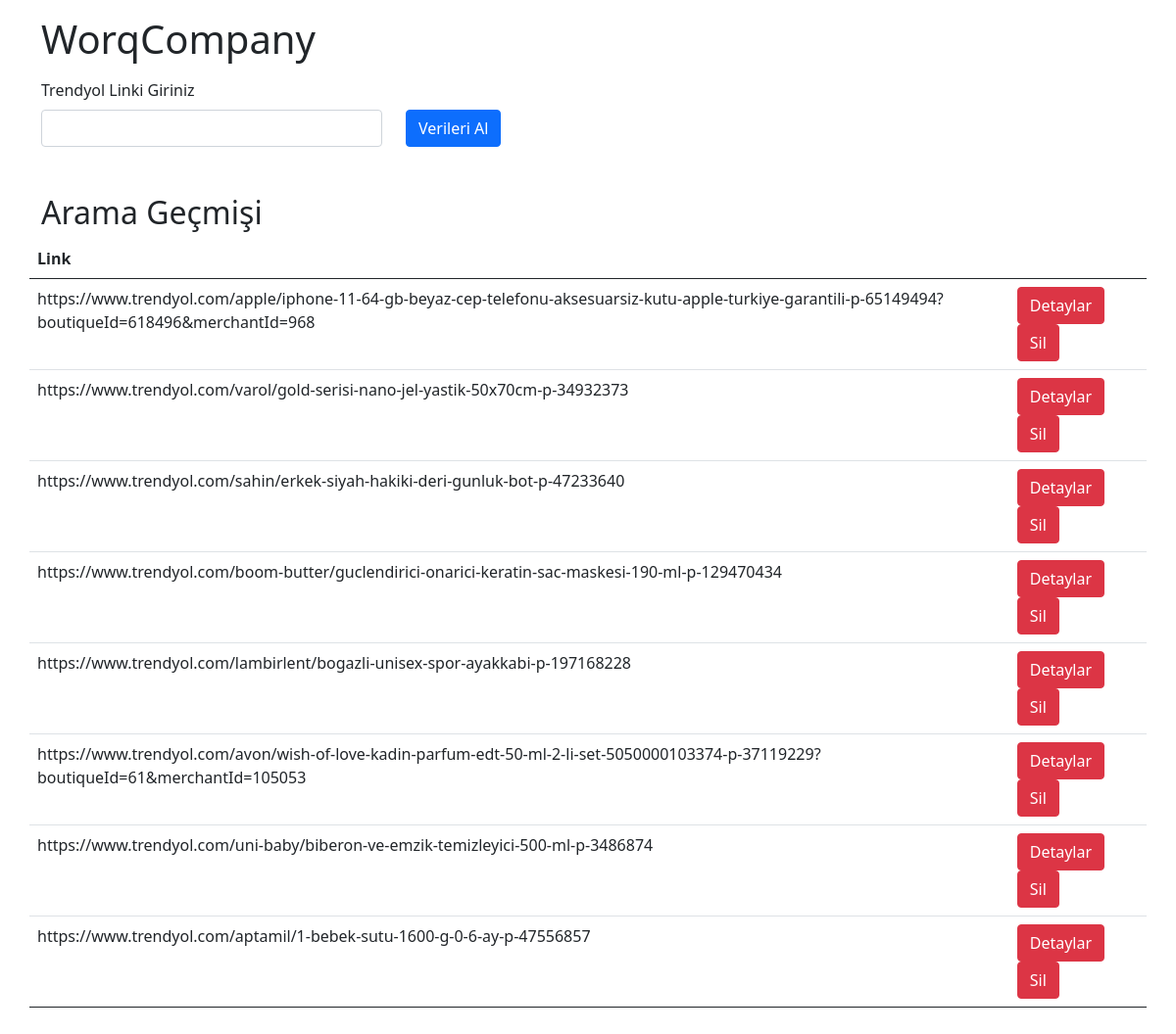
Before: / with the older database file.
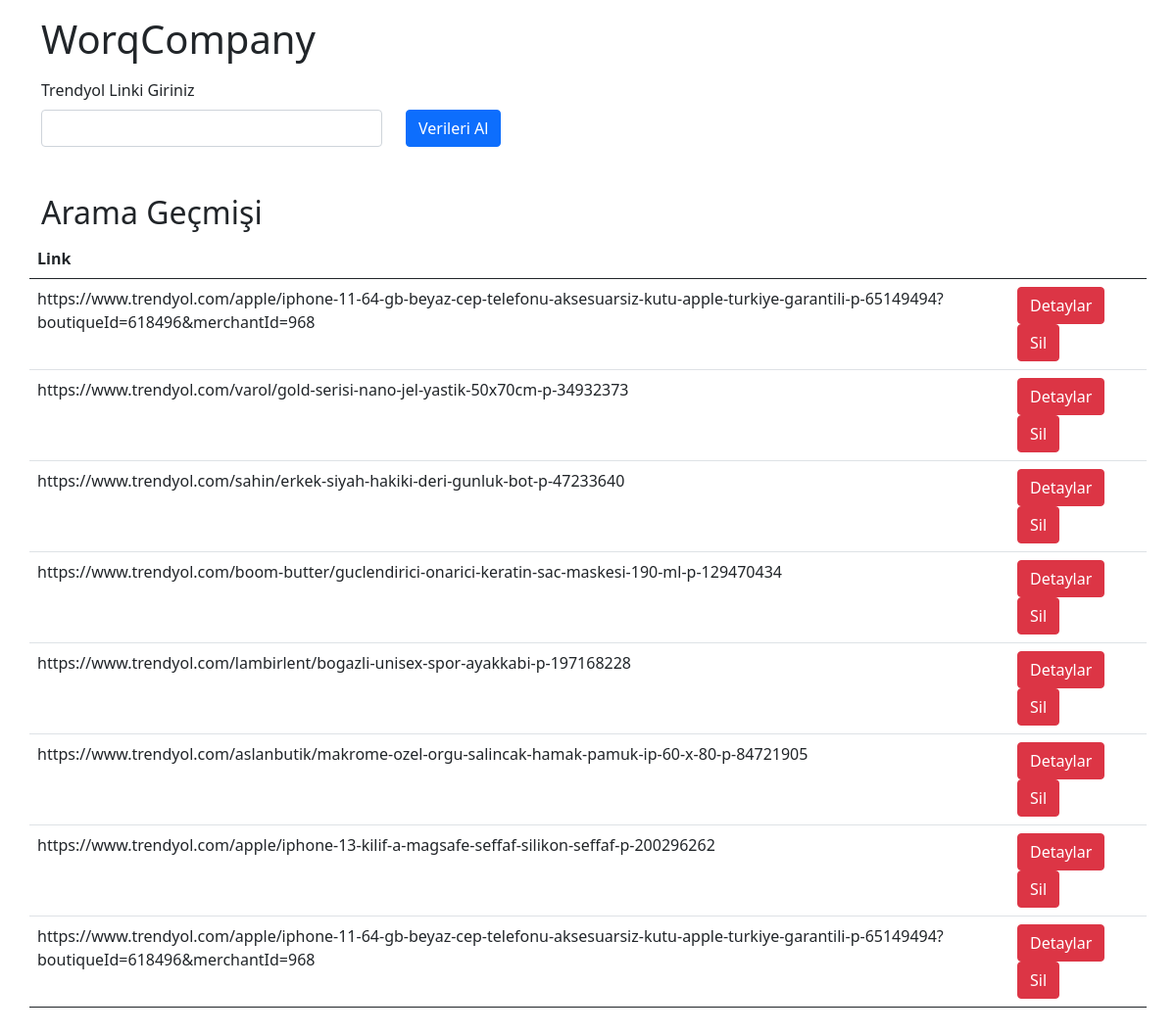
After: the same page with the newer database file.
### scrap/models.py (models this page shows, shortened)
class Trendyol_Product(models.Model):
	name = models.CharField(max_length=200)
	brand = models.CharField(max_length=200)
	sellingPrice = models.DecimalField(max_digits=10, decimal_places=2)
	discountedPrice = models.DecimalField(max_digits=10, decimal_places=2)
	category = models.CharField(max_length=200)
	merchant = models.ForeignKey(Merchant, on_delete=models.CASCADE)
	other_merchants = models.ManyToManyField(Merchant, related_name='other_Merchants')
	url = models.CharField(max_length=200)
	class Meta:
		verbose_name = 'Ürün'
		verbose_name_plural = 'Ürünler'

### scrap/views.py (the view)
# urls.py: path('', views.Main_Page.as_view(), name='index'),
class Main_Page(TemplateView):
	template_name = 'index.html'
	def get_context_data(self, **kwargs):
		context = super().get_context_data(**kwargs)
		products = Trendyol_Product.objects.all()
		context['products'] = products
		return context

### templates/index.html (shortened to what this page needs)
<!DOCTYPE html>
<html lang="tr">
<head>
	<link href="https://cdn.jsdelivr.net/npm/bootstrap@5.0.2/dist/css/bootstrap.min.css" rel="stylesheet">
</head>
<body>
	<div class="container">
		<h1 class="title my-3">WorqCompany</h1>
		<form action="{% url 'find_product' %}" method="post">{% csrf_token %}
			<div class="row w-50 align-items-end">
				<div class="col-8">
					<label for="url_id" class="form-label">Trendyol Linki Giriniz</label>
					<input type="text" name="url" id="url_id" class="form-control">
				</div>
				<div class="col-4">
					<button class="btn btn-primary"> Verileri Al</button>
				</div>
			</div>
		</form>
		<div class="row my-5">
			<h2>Arama Geçmişi</h2>
			<table class="table">
				<thead>
					<tr>
						<th>Link</th>
						<th></th>
					</tr>
				</thead>
				<tbody>
					{% for item in products %}
					<tr>
						<td>{{ item.url }}</td>
						<td>
							<a href="{% url 'product_detail' item.id %}" class="btn btn-danger">Detaylar</a>
							<a href="{% url 'product_delete' item.id %}" class="btn btn-danger">Sil</a>
						</td>
					</tr>
					{% endfor %}
				</tbody>
		</div>
	</div>
</body>
</html>

Changed rows visible on the page:
removed Trendyol_Product: url "https://www.trendyol.com/avon/wish-of-love-kadin-parfum-edt-50-ml-2-li-set-5050000103374-p-37119229?boutiqueId=61&merchantId=105053"
removed Trendyol_Product: url "https://www.trendyol.com/uni-baby/biberon-ve-emzik-temizleyici-500-ml-p-3486874"
removed Trendyol_Product: url "https://www.trendyol.com/aptamil/1-bebek-sutu-1600-g-0-6-ay-p-47556857"
added Trendyol_Product: url "https://www.trendyol.com/aslanbutik/makrome-ozel-orgu-salincak-hamak-pamuk-ip-60-x-80-p-84721905"
added Trendyol_Product: url "https://www.trendyol.com/apple/iphone-13-kilif-a-magsafe-seffaf-silikon-seffaf-p-200296262"
added Trendyol_Product: url "https://www.trendyol.com/apple/iphone-11-64-gb-beyaz-cep-telefonu-aksesuarsiz-kutu-apple-turkiye-garantili-p-65149494?boutiqueId=618496&merchantId=968"
